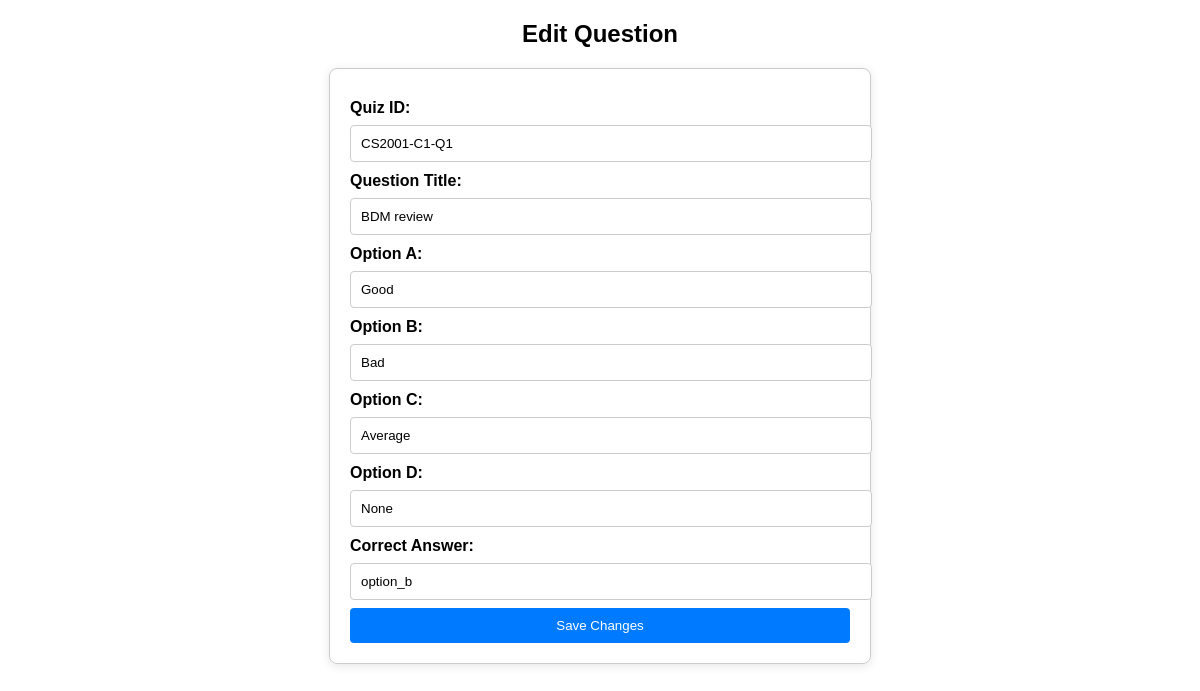
The app's page /admin/quiz/edit/CS2001-C1-Q1-01 with its own data.
### model.py (models this page shows)
class Question(db.Model):
    id = db.Column(db.String ,primary_key=True)
    quiz_id = db.Column(db.String(50), db.ForeignKey("quiz.id"), nullable=False)
    question_title = db.Column(db.String, nullable=False)
    option_a = db.Column(db.String(255), nullable=False)
    option_b = db.Column(db.String(255), nullable=False)
    option_c = db.Column(db.String(255), nullable=True)
    option_d= db.Column(db.String(255), nullable=True)
    correct_response = db.Column(db.String(150), nullable=False)
    exam = db.relationship('Quiz', back_populates='questions')

### app.py (the view, shortened to what this page needs)
@app.route('/admin/quiz/edit/<string:question_id>', methods=['GET', 'POST'])
def edit_question(question_id):
    question = Question.query.get_or_404(question_id)
    return render_template('edit_question.html', question=question)

### templates/edit_question.html (shortened to what this page needs)
<!DOCTYPE html>
<html lang="en">
<head>
</head>
<body>
<h2 style="text-align: center;">Edit Question</h2>
<form method="POST">
    <label for="quiz_id">Quiz ID:</label>
    <input type="text" id="quiz_id" name="quiz_id" value="{{ question.quiz_id }}" readonly>
    <label for="question_title">Question Title:</label>
    <input type="text" id="question_title" name="question_title" value="{{ question.question_title }}" required>
    <label for="option_a">Option A:</label>
    <input type="text" id="option_a" name="option_a" value="{{ question.option_a }}" required>
    <label for="option_b">Option B:</label>
    <input type="text" id="option_b" name="option_b" value="{{ question.option_b }}" required>
    <label for="option_c">Option C:</label>
    <input type="text" id="option_c" name="option_c" value="{{ question.option_c }}" required>
    <label for="option_d">Option D:</label>
    <input type="text" id="option_d" name="option_d" value="{{ question.option_d }}" required>
    <label for="correct_response">Correct Answer:</label>
    <input type="text" id="correct_response" name="correct_response" value="{{ question.correct_response }}" required>
    <button type="submit">Save Changes</button>
</form>
</body>
</html>

### templates/edit_question.html (style rules this page uses)
body { font-family: Arial, sans-serif; margin: 20px; }
form { max-width: 500px; margin: auto; padding: 20px; border: 1px solid #ccc; border-radius: 8px; box-shadow: 0 2px 10px rgba(0, 0, 0, 0.1); }
label { font-weight: bold; margin-top: 10px; display: block; }
input, button { width: 100%; padding: 10px; margin-top: 8px; border: 1px solid #ccc; border-radius: 4px; }
button { background-color: #007BFF; color: white; border: none; cursor: pointer; }

### records on screen
Question: quiz_id "CS2001-C1-Q1", question_title "BDM review", option_a "Good", option_b "Bad", option_c "Average", option_d "None", correct_response "option_b"
